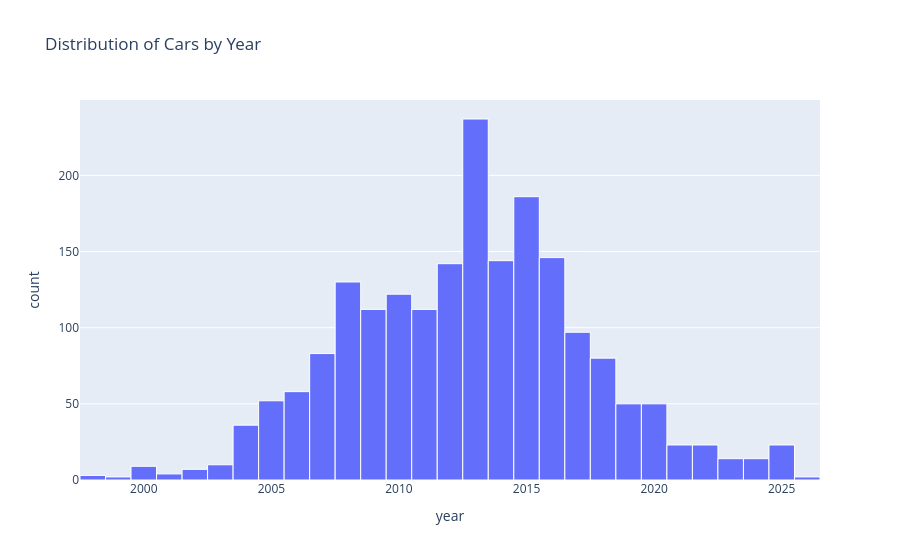

Notebook cell for this chart:
### Code cell
#Histogram of year shows age distribution of listed cars.
fig2 = px.histogram(
    df,
    x="year",
    title="Distribution of Cars by Year"
)
fig2.update_traces(
    marker_line_color="white",
    marker_line_width=1
)
fig2.show()

### Figure 1 — Plotly figure (JSON) as saved in the notebook; plotly's stock layout.template omitted (floating-point values rounded to 4 significant figures; data arrays with more than 128 entries replaced by an {"elided": "..."} marker saying what was removed)
{"data": [{"bingroup": "x", "hovertemplate": "year=%{x}<br>count=%{y}<extra></extra>", "legendgroup": "", "marker": {"color": "#636efa", "line": {"color": "white", "width": 1}, "pattern": {"shape": ""}}, "name": "", "orientation": "v", "showlegend": false, "type": "histogram", "x": {"elided": "1971 int values"}, "xaxis": "x", "yaxis": "y"}], "layout": {"barmode": "relative", "legend": {"tracegroupgap": 0}, "title": {"text": "Distribution of Cars by Year"}, "xaxis": {"anchor": "y", "domain": [0, 1], "title": {"text": "year"}}, "yaxis": {"anchor": "x", "domain": [0, 1], "title": {"text": "count"}}}}
